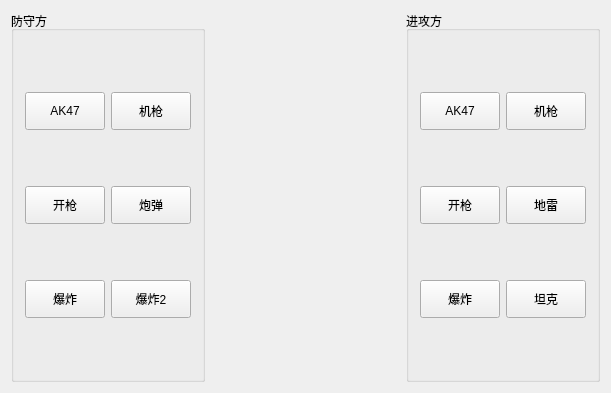
<?xml version="1.0" encoding="UTF-8"?>
<ui version="4.0">
 <class>Widget</class>
 <widget class="QWidget" name="Widget">
  <property name="geometry">
   <rect>
    <x>0</x>
    <y>0</y>
    <width>611</width>
    <height>393</height>
   </rect>
  </property>
  <property name="windowTitle">
   <string>QSoundEffect播放声音</string>
  </property>
  <property name="styleSheet">
   <string notr="true">QPushButton{min-height:30px;
}</string>
  </property>
  <layout class="QHBoxLayout" name="horizontalLayout">
   <item>
    <widget class="QGroupBox" name="groupBox">
     <property name="title">
      <string>防守方</string>
     </property>
     <layout class="QGridLayout" name="gridLayout_2">
      <item row="0" column="0">
       <widget class="QPushButton" name="btn_DAK47">
        <property name="text">
         <string>AK47</string>
        </property>
       </widget>
      </item>
      <item row="0" column="1">
       <widget class="QPushButton" name="btn_DMachinegun">
        <property name="text">
         <string>机枪</string>
        </property>
       </widget>
      </item>
      <item row="1" column="0">
       <widget class="QPushButton" name="btn_DFire">
        <property name="text">
         <string>开枪</string>
        </property>
       </widget>
      </item>
      <item row="1" column="1">
       <widget class="QPushButton" name="btn_DShell">
        <property name="text">
         <string>炮弹</string>
        </property>
       </widget>
      </item>
      <item row="2" column="0">
       <widget class="QPushButton" name="btn_DBlast1">
        <property name="text">
         <string>爆炸</string>
        </property>
       </widget>
      </item>
      <item row="2" column="1">
       <widget class="QPushButton" name="btn_DBlast2">
        <property name="text">
         <string>爆炸2</string>
        </property>
       </widget>
      </item>
     </layout>
    </widget>
   </item>
   <item>
    <spacer name="horizontalSpacer">
     <property name="orientation">
      <enum>Qt::Horizontal</enum>
     </property>
     <property name="sizeHint" stdset="0">
      <size>
       <width>40</width>
       <height>20</height>
      </size>
     </property>
    </spacer>
   </item>
   <item>
    <widget class="QGroupBox" name="groupBox_2">
     <property name="title">
      <string>进攻方</string>
     </property>
     <layout class="QGridLayout" name="gridLayout">
      <item row="1" column="1">
       <widget class="QPushButton" name="btn_A_Mine">
        <property name="text">
         <string>地雷</string>
        </property>
       </widget>
      </item>
      <item row="1" column="0">
       <widget class="QPushButton" name="btn_A_fire2">
        <property name="text">
         <string>开枪</string>
        </property>
       </widget>
      </item>
      <item row="2" column="0">
       <widget class="QPushButton" name="btn_A_blast">
        <property name="minimumSize">
         <size>
          <width>0</width>
          <height>32</height>
         </size>
        </property>
        <property name="text">
         <string>爆炸</string>
        </property>
       </widget>
      </item>
      <item row="0" column="0">
       <widget class="QPushButton" name="btn_A_Ak47">
        <property name="text">
         <string>AK47</string>
        </property>
       </widget>
      </item>
      <item row="0" column="1">
       <widget class="QPushButton" name="btn_A_Machinegun">
        <property name="text">
         <string>机枪</string>
        </property>
       </widget>
      </item>
      <item row="2" column="1">
       <widget class="QPushButton" name="btn_A_Tank">
        <property name="text">
         <string>坦克</string>
        </property>
       </widget>
      </item>
     </layout>
    </widget>
   </item>
  </layout>
 </widget>
 <layoutdefault spacing="6" margin="11"/>
 <resources/>
 <connections/>
</ui>
